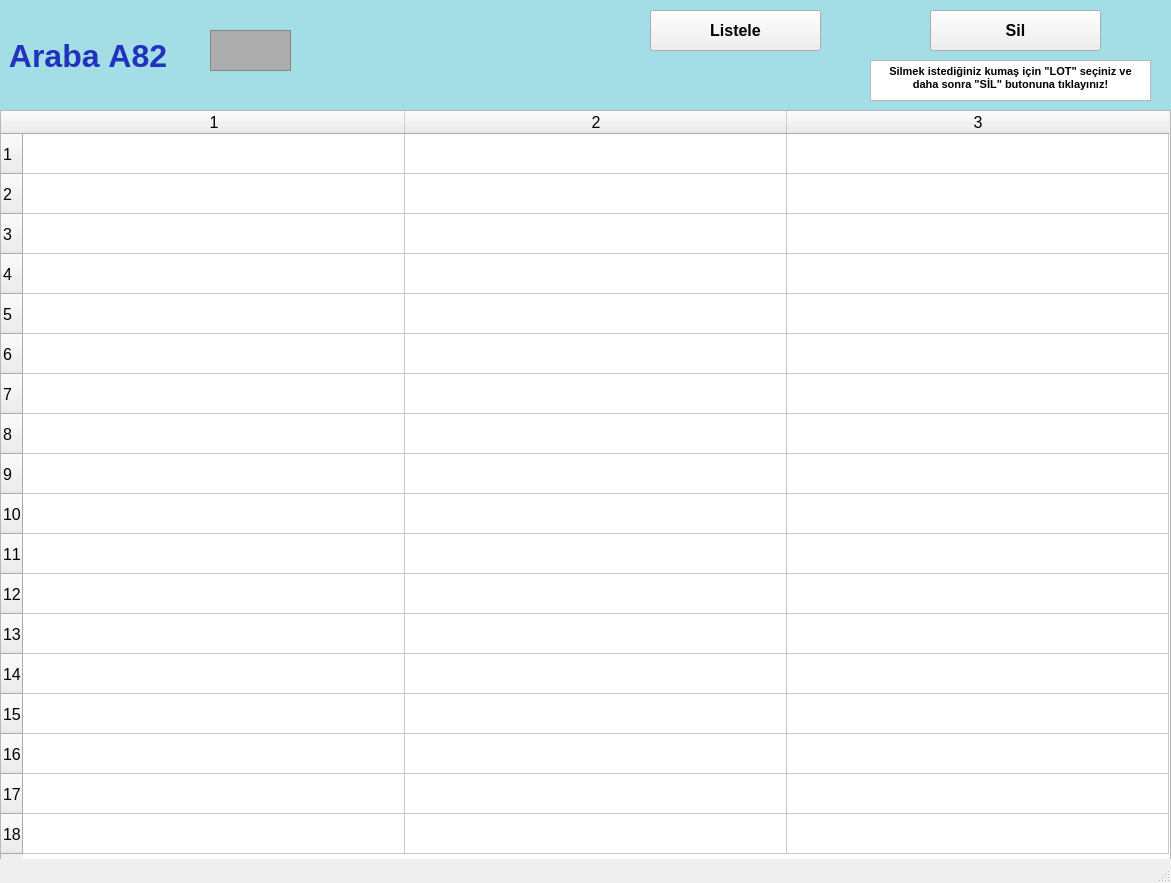
<?xml version="1.0" encoding="UTF-8"?>
<ui version="4.0">
 <class>arabalarA82_ekran</class>
 <widget class="QMainWindow" name="arabalarA82_ekran">
  <property name="geometry">
   <rect>
    <x>0</x>
    <y>0</y>
    <width>1171</width>
    <height>883</height>
   </rect>
  </property>
  <property name="font">
   <font>
    <pointsize>12</pointsize>
    <weight>50</weight>
    <bold>false</bold>
    <kerning>false</kerning>
   </font>
  </property>
  <property name="windowTitle">
   <string/>
  </property>
  <widget class="QWidget" name="centralwidget">
   <widget class="QLabel" name="arabaA1yazi_lbl">
    <property name="geometry">
     <rect>
      <x>0</x>
      <y>0</y>
      <width>1171</width>
      <height>111</height>
     </rect>
    </property>
    <property name="font">
     <font>
      <pointsize>24</pointsize>
      <weight>75</weight>
      <bold>true</bold>
     </font>
    </property>
    <property name="styleSheet">
     <string notr="true">background-color: rgb(163, 221, 229);
color: rgb(34, 50, 190);</string>
    </property>
    <property name="text">
     <string> Araba A82</string>
    </property>
   </widget>
   <widget class="QFrame" name="arabaA1_img">
    <property name="geometry">
     <rect>
      <x>210</x>
      <y>30</y>
      <width>81</width>
      <height>41</height>
     </rect>
    </property>
    <property name="styleSheet">
     <string notr="true">background-color: rgb(173, 173, 173);</string>
    </property>
    <property name="frameShape">
     <enum>QFrame::StyledPanel</enum>
    </property>
    <property name="frameShadow">
     <enum>QFrame::Raised</enum>
    </property>
   </widget>
   <widget class="QPushButton" name="listele82_btn">
    <property name="geometry">
     <rect>
      <x>650</x>
      <y>10</y>
      <width>171</width>
      <height>41</height>
     </rect>
    </property>
    <property name="font">
     <font>
      <pointsize>12</pointsize>
      <weight>75</weight>
      <bold>true</bold>
     </font>
    </property>
    <property name="text">
     <string>Listele</string>
    </property>
   </widget>
   <widget class="QTableWidget" name="A82_tw">
    <property name="geometry">
     <rect>
      <x>0</x>
      <y>110</y>
      <width>1171</width>
      <height>751</height>
     </rect>
    </property>
    <property name="baseSize">
     <size>
      <width>0</width>
      <height>0</height>
     </size>
    </property>
    <property name="rowCount">
     <number>18</number>
    </property>
    <property name="columnCount">
     <number>3</number>
    </property>
    <attribute name="horizontalHeaderVisible">
     <bool>true</bool>
    </attribute>
    <attribute name="horizontalHeaderCascadingSectionResizes">
     <bool>false</bool>
    </attribute>
    <attribute name="horizontalHeaderDefaultSectionSize">
     <number>382</number>
    </attribute>
    <attribute name="horizontalHeaderMinimumSectionSize">
     <number>38</number>
    </attribute>
    <attribute name="verticalHeaderDefaultSectionSize">
     <number>40</number>
    </attribute>
    <attribute name="verticalHeaderMinimumSectionSize">
     <number>23</number>
    </attribute>
    <row/>
    <row/>
    <row/>
    <row/>
    <row/>
    <row/>
    <row/>
    <row/>
    <row/>
    <row/>
    <row/>
    <row/>
    <row/>
    <row/>
    <row/>
    <row/>
    <row/>
    <row/>
    <column/>
    <column/>
    <column/>
   </widget>
   <widget class="QPushButton" name="sil82_btn">
    <property name="geometry">
     <rect>
      <x>930</x>
      <y>10</y>
      <width>171</width>
      <height>41</height>
     </rect>
    </property>
    <property name="font">
     <font>
      <pointsize>12</pointsize>
      <weight>75</weight>
      <bold>true</bold>
     </font>
    </property>
    <property name="text">
     <string>Sil</string>
    </property>
   </widget>
   <widget class="QTextBrowser" name="textBrowser">
    <property name="geometry">
     <rect>
      <x>870</x>
      <y>60</y>
      <width>281</width>
      <height>41</height>
     </rect>
    </property>
    <property name="html">
     <string>&lt;!DOCTYPE HTML PUBLIC &quot;-//W3C//DTD HTML 4.0//EN&quot; &quot;http://www.w3.org/TR/REC-html40/strict.dtd&quot;&gt;
&lt;html&gt;&lt;head&gt;&lt;meta name=&quot;qrichtext&quot; content=&quot;1&quot; /&gt;&lt;style type=&quot;text/css&quot;&gt;
p, li { white-space: pre-wrap; }
&lt;/style&gt;&lt;/head&gt;&lt;body style=&quot; font-family:'MS Shell Dlg 2'; font-size:12pt; font-weight:400; font-style:normal;&quot;&gt;
&lt;p align=&quot;center&quot; style=&quot; margin-top:0px; margin-bottom:0px; margin-left:0px; margin-right:0px; -qt-block-indent:0; text-indent:0px;&quot;&gt;&lt;span style=&quot; font-size:8pt; font-weight:600;&quot;&gt;Silmek istediğiniz kumaş için &amp;quot;LOT&amp;quot; seçiniz ve daha sonra &amp;quot;SİL&amp;quot; butonuna tıklayınız!&lt;/span&gt;&lt;/p&gt;&lt;/body&gt;&lt;/html&gt;</string>
    </property>
   </widget>
  </widget>
  <widget class="QStatusBar" name="statusbar"/>
 </widget>
 <resources/>
 <connections/>
</ui>
